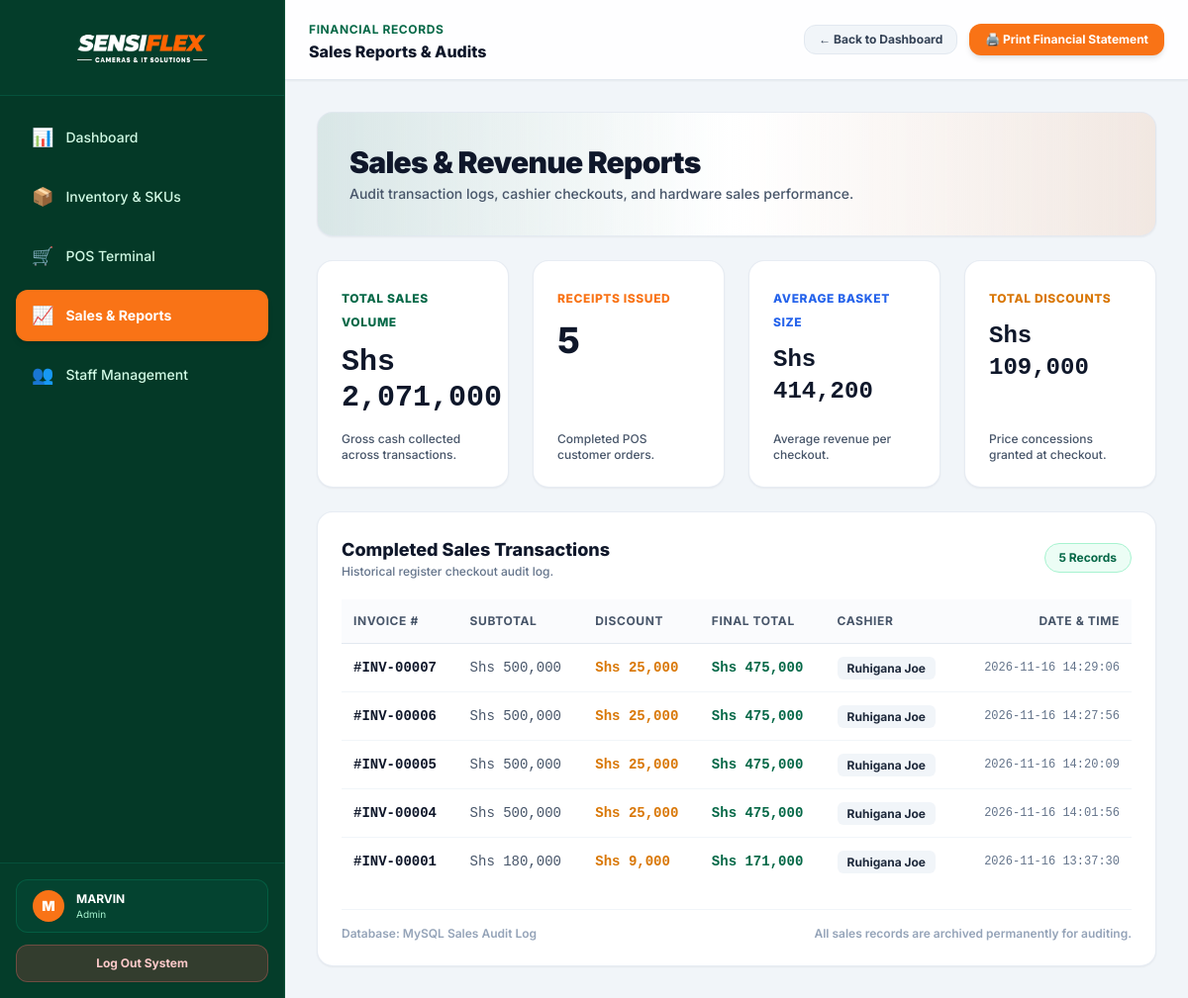
/reports.php (signed in), run on the app's committed database.
### tables this page shows
CREATE TABLE `sales` (
  `id` int(11) NOT NULL,
  `invoice_number` varchar(50) NOT NULL,
  `user_id` int(11) NOT NULL,
  `subtotal` decimal(12,2) NOT NULL DEFAULT 0.00,
  `customer_id` int(11) DEFAULT NULL,
  `total_amount` decimal(12,2) NOT NULL,
  `discount` decimal(12,2) DEFAULT 0.00,
  `payment_method` varchar(50) NOT NULL,
  `created_at` timestamp NOT NULL DEFAULT current_timestamp()
);

CREATE TABLE `users` (
  `id` int(11) NOT NULL,
  `username` varchar(50) NOT NULL,
  `email` varchar(100) NOT NULL,
  `phone` varchar(20) DEFAULT NULL,
  `password` varchar(255) NOT NULL,
  `role` enum('admin','staff','customer') NOT NULL DEFAULT 'customer',
  `created_at` timestamp NOT NULL DEFAULT current_timestamp()
);

### reports.php (the view, shortened to what this page needs)
<?php
require_once 'db.php';
try {
    $total_revenue = $pdo->query("SELECT SUM(total_amount) FROM sales")->fetchColumn() ?: 0;
    $sales_count = $pdo->query("SELECT COUNT(*) FROM sales")->fetchColumn() ?: 0;
    $total_discounts = $pdo->query("SELECT SUM(discount) FROM sales")->fetchColumn() ?: 0;
    $avg_sale = $sales_count > 0 ? ($total_revenue / $sales_count) : 0;
    $sales_stmt = $pdo->query("
        SELECT s.*, u.username as cashier_name
        FROM sales s
        LEFT JOIN users u ON s.user_id = u.id
        ORDER BY s.created_at DESC
    ");
    $sales = $sales_stmt->fetchAll();
} catch (PDOException $e) {
    $total_revenue = 0;
    $sales_count   = 0;
    $total_discounts = 0;
    $avg_sale      = 0;
    $sales         = [];
    $db_error      = "Error loading sales history: " . $e->getMessage();
}
?>
<!DOCTYPE html>
<html lang="en">
<head>
    <link rel="stylesheet" href="style.css">
    <script src="https://cdn.tailwindcss.com"></script>
</head>
<body class="bg-slate-100 text-slate-800 min-h-screen font-sans flex antialiased">
    <?php include 'includes/sidebar.php'; ?>
    <div class="flex-1 lg:ml-72 flex flex-col min-h-screen page-shell">
        <header class="border-b border-slate-200 bg-white/90 backdrop-blur-md sticky top-0 z-30 px-6 py-4 flex justify-between items-center shadow-sm">
            <div class="pl-12 lg:pl-0">
                <span class="text-xs font-bold uppercase tracking-wider text-[#056847]">Financial Records</span>
                <h2 class="text-base font-extrabold text-slate-900">Sales Reports & Audits</h2>
            </div>
            <div class="flex items-center gap-3 pl-12 lg:pl-0">
                <a href="<?php echo ($_SESSION['role'] === 'admin') ? 'dashboard.php' : 'staff_dashboard.php'; ?>" class="inline-flex items-center gap-1.5 px-3.5 py-1.5 rounded-xl bg-slate-100 hover:bg-slate-200 text-slate-700 text-xs font-bold border border-slate-200 transition shadow-xs">
                    <?php echo ($_SESSION['role'] === 'admin') ? '← Back to Dashboard' : '← Back to Staff Dashboard'; ?>
                </a>
                <button onclick="window.print()" class="bg-[#f97316] hover:bg-orange-600 text-white px-4 py-2 rounded-xl text-xs font-bold shadow-md transition flex items-center gap-2">
                    🖨️ Print Financial Statement
                </button>
            </div>
        </header>
        <main class="p-4 sm:p-6 lg:p-8 space-y-6 flex-1 max-w-7xl w-full mx-auto">
            <div class="bg-gradient-to-r from-[#056847]/10 via-white to-[#f97316]/10 border border-slate-200/80 rounded-2xl p-6 sm:p-8 flex flex-col md:flex-row justify-between items-start md:items-center gap-4 shadow-sm">
                <div>
                    <h1 class="text-2xl sm:text-3xl font-black text-slate-900 tracking-tight">Sales & Revenue Reports</h1>
                    <p class="text-slate-600 text-sm mt-1 font-medium">Audit transaction logs, cashier checkouts, and hardware sales performance.</p>
                </div>
            </div>
            <div class="grid grid-cols-1 sm:grid-cols-2 lg:grid-cols-4 gap-6">
                <div class="bg-white border border-slate-200/80 rounded-2xl p-6 flex flex-col justify-between hover:border-[#056847]/50 shadow-sm hover:shadow-md transition">
                    <div>
                        <span class="text-xs font-extrabold uppercase tracking-wider text-[#056847]">Total Sales Volume</span>
                        <h3 class="text-3xl font-extrabold mt-3 text-slate-900 font-mono">Shs <?php echo number_format($total_revenue); ?></h3>
                    </div>
                    <p class="text-xs text-slate-600 font-medium mt-4">Gross cash collected across transactions.</p>
                </div>
                <div class="bg-white border border-slate-200/80 rounded-2xl p-6 flex flex-col justify-between hover:border-[#f97316]/50 shadow-sm hover:shadow-md transition">
                    <div>
                        <span class="text-xs font-extrabold uppercase tracking-wider text-[#f97316]">Receipts Issued</span>
                        <h3 class="text-4xl font-extrabold mt-3 text-slate-900"><?php echo number_format($sales_count); ?></h3>
                    </div>
                    <p class="text-xs text-slate-600 font-medium mt-4">Completed POS customer orders.</p>
                </div>
                <div class="bg-white border border-slate-200/80 rounded-2xl p-6 flex flex-col justify-between hover:border-blue-500/50 shadow-sm hover:shadow-md transition">
                    <div>
                        <span class="text-xs font-extrabold uppercase tracking-wider text-blue-600">Average Basket Size</span>
                        <h3 class="text-2xl font-extrabold mt-3 text-slate-900 font-mono">Shs <?php echo number_format($avg_sale); ?></h3>
                    </div>
                    <p class="text-xs text-slate-600 font-medium mt-4">Average revenue per checkout.</p>
                </div>
                <div class="bg-white border border-slate-200/80 rounded-2xl p-6 flex flex-col justify-between hover:border-amber-500/50 shadow-sm hover:shadow-md transition">
                    <div>
                        <span class="text-xs font-extrabold uppercase tracking-wider text-amber-600">Total Discounts</span>
                        <h3 class="text-2xl font-extrabold mt-3 text-slate-900 font-mono">Shs <?php echo number_format($total_discounts); ?></h3>
                    </div>
                    <p class="text-xs text-slate-600 font-medium mt-4">Price concessions granted at checkout.</p>
                </div>
            </div>
            <div class="bg-white border border-slate-200/80 rounded-2xl p-6 shadow-sm flex flex-col justify-between">
                <div>
                    <div class="flex flex-col sm:flex-row justify-between items-start sm:items-center gap-2 mb-5">
                        <div>
                            <h3 class="text-lg font-extrabold text-slate-900">Completed Sales Transactions</h3>
                            <p class="text-xs font-medium text-slate-500">Historical register checkout audit log.</p>
                        </div>
                        <span class="bg-emerald-50 text-[#056847] border border-emerald-200 text-xs px-3.5 py-1.5 rounded-full font-bold">
                            <?php echo count($sales); ?> Records
                        </span>
                    </div>
                    <div class="overflow-x-auto">
                        <table class="w-full text-left border-collapse">
                            <thead>
                                <tr class="border-b border-slate-200 text-xs font-bold uppercase tracking-wider text-slate-600 bg-slate-50/70">
                                    <th class="py-3.5 px-3">Invoice #</th>
                                    <th class="py-3.5 px-3">Subtotal</th>
                                    <th class="py-3.5 px-3">Discount</th>
                                    <th class="py-3.5 px-3">Final Total</th>
                                    <th class="py-3.5 px-3">Cashier</th>
                                    <th class="py-3.5 px-3 text-right">Date & Time</th>
                                </tr>
                            </thead>
                            <tbody class="divide-y divide-slate-100 text-sm font-medium">
                                <?php if (empty($sales)): ?>
                                    <tr>
                                        <td colspan="6" class="py-12 text-center text-slate-400 italic font-normal">
                                            No sales receipts recorded yet. Process your first sale in the POS Terminal.
                                        </td>
                                    </tr>
                                <?php else: ?>
                                    <?php foreach ($sales as $sale): ?>
                                        <tr class="hover:bg-slate-50/80 transition">
                                            <td class="py-3.5 px-3 font-mono font-bold text-slate-900">#INV-<?php echo str_pad($sale['id'], 5, '0', STR_PAD_LEFT); ?></td>
                                            <td class="py-3.5 px-3 font-mono text-slate-600">Shs <?php echo number_format($sale['subtotal'] ?? $sale['total_amount']); ?></td>
                                            <td class="py-3.5 px-3 font-mono text-amber-600 font-bold">Shs <?php echo number_format($sale['discount'] ?? 0); ?></td>
                                            <td class="py-3.5 px-3 font-mono text-[#056847] font-extrabold">Shs <?php echo number_format($sale['total_amount']); ?></td>
                                            <td class="py-3.5 px-3">
                                                <span class="bg-slate-100 text-slate-800 px-2.5 py-1 rounded-md text-xs font-bold">
                                                    <?php echo htmlspecialchars($sale['cashier_name'] ?? 'System Admin'); ?>
                                                </span>
                                            </td>
                                            <td class="py-3.5 px-3 text-right text-xs text-slate-500 font-mono">
                                                <?php echo $sale['created_at'] ?? '2026'; ?>
                                            </td>
                                        </tr>
                                    <?php endforeach; ?>
                                <?php endif; ?>
                            </tbody>
                        </table>
                    </div>
                </div>
                <div class="mt-6 pt-4 border-t border-slate-100 flex flex-col sm:flex-row justify-between items-center text-xs font-semibold text-slate-400 gap-2">
                    <span>Database: MySQL Sales Audit Log</span>
                    <span>All sales records are archived permanently for auditing.</span>
                </div>
            </div>
        </main>
    </div>
</body>
</html>

### includes/sidebar.php (shortened to what this page needs)
<?php
$current_page = basename($_SERVER['PHP_SELF']);
$current_role = $_SESSION['role'] ?? '';
$nav_items = [];
if ($current_role === 'admin') {
    $nav_items = [
        ['href' => 'dashboard.php', 'label' => 'Dashboard', 'icon' => '📊'],
        ['href' => 'inventory.php', 'label' => 'Inventory & SKUs', 'icon' => '📦'],
        ['href' => 'pos.php', 'label' => 'POS Terminal', 'icon' => '🛒'],
        ['href' => 'reports.php', 'label' => 'Sales & Reports', 'icon' => '📈'],
        ['href' => 'users.php', 'label' => 'Staff Management', 'icon' => '👥'],
    ];
} elseif ($current_role === 'staff') {
    $nav_items = [
        ['href' => 'staff_dashboard.php', 'label' => 'POS Checkout', 'icon' => '🛒'],
        ['href' => 'inventory.php', 'label' => 'Inventory & Serials', 'icon' => '📦'],
        ['href' => 'sales.php', 'label' => 'My Sales History', 'icon' => '📈'],
    ];
}
$is_nav_active = function ($href) use ($current_page) {
    $target_page = basename($href);
    if ($target_page === 'inventory.php') {
        $inventory_pages = ['inventory.php', 'serial_manage.php', 'product_serials.php'];
        return in_array($current_page, $inventory_pages, true);
    }
    return $current_page === $target_page;
};
?>
<aside id="sidebar" class="fixed top-0 left-0 bottom-0 w-72 text-white border-r border-[#045238] z-50 transform -translate-x-full lg:translate-x-0 transition-transform duration-300 ease-in-out flex flex-col justify-between shadow-xl lg:shadow-none" style="background-color: #043927;">
    <div class="relative">
        <div class="p-6 border-b border-emerald-800/60 flex flex-col items-center justify-center bg-emerald-900/20">
            <img src="gallary/logo.png" alt="Sensiflex Logo" class="h-12 w-auto mx-auto">
        </div>
        <nav class="p-4 space-y-2">
            <?php foreach ($nav_items as $nav): ?>
                <?php $is_active = $is_nav_active($nav['href']); ?>
                <a href="<?php echo $nav['href']; ?>" class="flex items-center space-x-3 px-4 py-3 rounded-xl text-sm transition <?php echo $is_active ? 'bg-[#f97316] text-white font-bold shadow-md' : 'text-emerald-100 hover:bg-emerald-800/50 font-medium'; ?>">
                    <span class="text-lg"><?php echo $nav['icon']; ?></span>
                    <span><?php echo $nav['label']; ?></span>
                </a>
            <?php endforeach; ?>
        </nav>
    </div>
    <div class="p-4 border-t border-emerald-800/60 space-y-3 bg-emerald-900/20">
        <div class="px-4 py-2.5 rounded-xl bg-emerald-900/40 border border-emerald-700/50 flex items-center space-x-3">
            <div class="w-8 h-8 rounded-full bg-[#f97316] text-white flex items-center justify-center font-black text-sm shadow-sm">
                <?php echo strtoupper(substr($_SESSION['username'] ?? 'U', 0, 1)); ?>
            </div>
            <div class="overflow-hidden">
                <p class="text-xs font-bold text-white truncate"><?php echo htmlspecialchars($_SESSION['username'] ?? 'User'); ?></p>
                <p class="text-[10px] text-emerald-200 capitalize"><?php echo htmlspecialchars($_SESSION['role'] ?? 'User'); ?></p>
            </div>
        </div>
        <a href="logout.php" class="flex items-center justify-center space-x-2 w-full py-2.5 px-4 rounded-xl bg-red-500/20 hover:bg-red-500/30 text-red-200 border border-red-400/30 font-bold text-xs transition shadow-sm">
            <span>Log Out System</span>
        </a>
    </div>
</aside>

### style.css (style rules this page uses)
:root { --sensiflex-bg: #F8FAFC; --sensiflex-heading: #0F172A; }
* { margin: 0; padding: 0; box-sizing: border-box; font-family: 'Inter', sans-serif; }
html, body { width: 100%; height: 100%; background-color: var(--sensiflex-bg); color: var(--sensiflex-heading); overflow-x: hidden; }

### data on the page
sales: id "00007", subtotal "500,000", discount "25,000", total_amount "475,000", user.username "Ruhigana Joe", created_at "2026-11-16 14:29:06"
sales: id "00006", subtotal "500,000", discount "25,000", total_amount "475,000", user.username "Ruhigana Joe", created_at "2026-11-16 14:27:56"
sales: id "00005", subtotal "500,000", discount "25,000", total_amount "475,000", user.username "Ruhigana Joe", created_at "2026-11-16 14:20:09"
sales: id "00004", subtotal "500,000", discount "25,000", total_amount "475,000", user.username "Ruhigana Joe", created_at "2026-11-16 14:01:56"
sales: id "00001", subtotal "180,000", discount "9,000", total_amount "171,000", user.username "Ruhigana Joe", created_at "2026-11-16 13:37:30"

### other printed values
$nav['icon'] "📊"
$nav['label'] "Dashboard"
$nav['icon'] "📦"
$nav['label'] "Inventory & SKUs"
$nav['icon'] "🛒"
$nav['label'] "POS Terminal"
$nav['icon'] "📈"
$nav['label'] "Sales & Reports"
$nav['icon'] "👥"
$nav['label'] "Staff Management"
substr($_SESSION['username'] ?? 'U', 0, 1) "M"
$_SESSION['username'] "MARVIN"
$_SESSION['role'] "Admin"
$total_revenue "2,071,000"
$sales_count "5"
